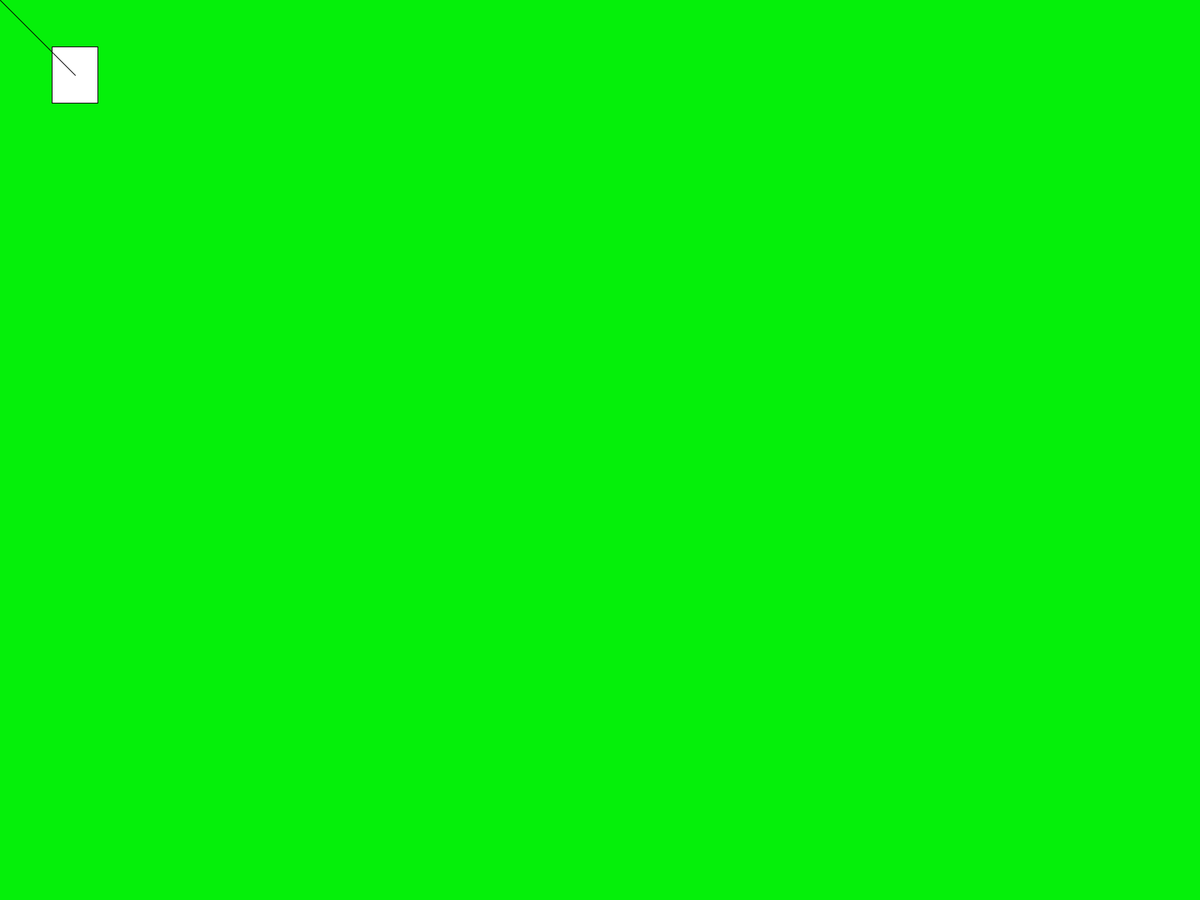
Frame 1 (no input)
Frame 60 (the mouse pressed at the canvas centre just before this capture): identical to frame 1, image omitted
Frame 120 (the mouse held since frame 60 and released just before this capture): identical to frame 1, image omitted

The Processing sketch that drew this single still picture (run headless with seeded random() and noise(); from frame 60 on, the mouse is pressed at the canvas centre):

// Processing sketch: sotapeli
// ── sotapeli.pde
import java.util.ArrayList;

int leveys;
int korkeus;
int pelaajanKorkeus;
int pelaajanLeveys; 

ArrayList<Ammus> ammuslista = new ArrayList<Ammus>();
ArrayList<Vektori> vektorilista = new ArrayList<Vektori>();

Pelaaja pelaaja1 = new Pelaaja();
Ammus tahtaysVektori = new Ammus();


public class Pelaaja {
  float x = 100;
  float y = 100;
  float koko = 10;
  float nopeus = 5;
}

public class Ammus {
  float alkuX;
  float alkuY;
  float loppuX;
  float loppuY;
  float dmg;
  float nopeus;
  float pituus = 100;
  
  float vektoriX;
  float vektoriY;
  
  public void laskeLoppuKoordinaatit(){
    this.loppuX = alkuX + pituus*vektoriX;
    this.loppuY = alkuY + pituus*vektoriY;
  }
}

public class Vektori {
  float x;
  float y;
  float pituus;
}


void setup(){
  fullScreen();
  colorMode(RGB, 255);
  rectMode(CENTER);
  leveys = width;
  korkeus = height;
  pelaajanKorkeus = korkeus/16;
  pelaajanLeveys = leveys/26;
}


void draw(){
   background(5,240,10);
   rect(pelaaja1.x, pelaaja1.y, pelaajanLeveys, pelaajanKorkeus);
   
   if(ammuslista!= null){
    for(Ammus ammus : ammuslista){
     piirraViiva(ammus);
    }
   }
   
   vektorinPaivitys(tahtaysVektori, true);
   piirraViiva(tahtaysVektori);
   
  }

// ── ampuminen.pde
void ampuminen(Pelaaja ampuja, Vektori vektori){
  vektori.x = mouseX - ampuja.x;
  vektori.y = mouseY - ampuja.y;
  vektori.pituus = sqrt(vektori.x * vektori.x + vektori.y * vektori.y);
  vektori.x /= vektori.pituus;
  vektori.y /= vektori.pituus;
  
}


void piirraViiva(Ammus ammus){
  line(ammus.alkuX, ammus.alkuY, ammus.loppuX, ammus.loppuY);
}

public void vektorinPaivitys(Ammus ammus, Boolean onTahtain){
  Vektori uusiVektori = new Vektori();
  vektorilista.add(uusiVektori);
  
  ammus.alkuX = pelaaja1.x;
  ammus.alkuY = pelaaja1.y;
  ammus.vektoriX = uusiVektori.x;
  ammus.vektoriY = uusiVektori.x;
  
  ampuminen(pelaaja1, uusiVektori);
  
  if(onTahtain){
    ammus.pituus = uusiVektori.pituus;
    //println("jee");
  }
  
  else{
    println("hurb");
    ammus.laskeLoppuKoordinaatit();
  }
}

// ── liikkuminen.pde
void keyPressed(){
  if(key == 'w' || key == 'S') {
  pelaaja1.y -= pelaaja1.nopeus;
  }
  
  if(key == 'd' || key == 'A') {
  pelaaja1.x += pelaaja1.nopeus;
  }
  
  if(key == 's' || key == 'W') {
  pelaaja1.y += pelaaja1.nopeus;
  }
  
  if(key == 'a' || key == 'D') {
  pelaaja1.x -= pelaaja1.nopeus;
  }
}

void mousePressed(){
  if(mouseButton == LEFT){
  Ammus uusiAmmus = new Ammus();
  ammuslista.add(uusiAmmus);
  vektorinPaivitys(uusiAmmus, false);
  }
}
